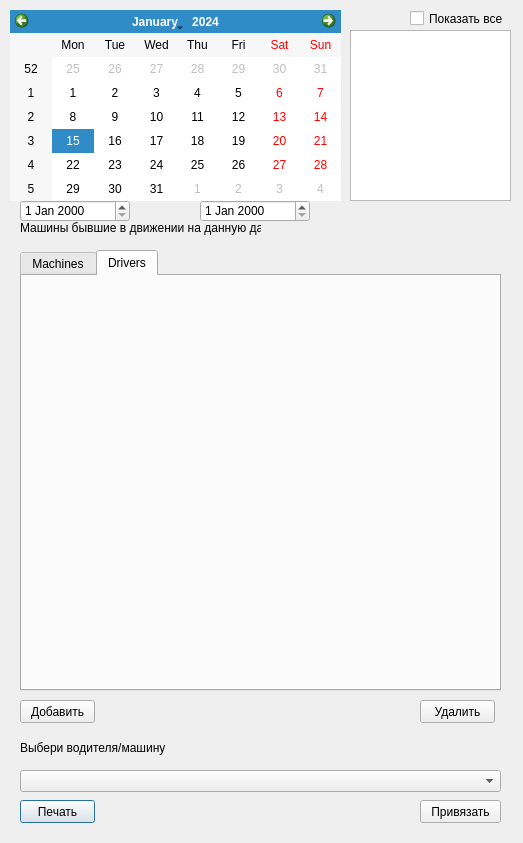
<?xml version="1.0" encoding="UTF-8"?>
<ui version="4.0">
 <class>Dialog</class>
 <widget class="QDialog" name="Dialog">
  <property name="geometry">
   <rect>
    <x>0</x>
    <y>0</y>
    <width>523</width>
    <height>843</height>
   </rect>
  </property>
  <property name="windowTitle">
   <string>Dialog</string>
  </property>
  <widget class="QTabWidget" name="Machines">
   <property name="geometry">
    <rect>
     <x>20</x>
     <y>250</y>
     <width>481</width>
     <height>441</height>
    </rect>
   </property>
   <property name="currentIndex">
    <number>1</number>
   </property>
   <widget class="QWidget" name="tab">
    <attribute name="title">
     <string>Machines</string>
    </attribute>
   </widget>
   <widget class="QWidget" name="tab_2">
    <attribute name="title">
     <string>Drivers</string>
    </attribute>
   </widget>
  </widget>
  <widget class="QCalendarWidget" name="calendarWidget">
   <property name="geometry">
    <rect>
     <x>10</x>
     <y>10</y>
     <width>331</width>
     <height>191</height>
    </rect>
   </property>
  </widget>
  <widget class="QLabel" name="label">
   <property name="geometry">
    <rect>
     <x>20</x>
     <y>220</y>
     <width>241</width>
     <height>16</height>
    </rect>
   </property>
   <property name="text">
    <string>Машины бывшие в движении на данную дату</string>
   </property>
  </widget>
  <widget class="QComboBox" name="comboBox">
   <property name="geometry">
    <rect>
     <x>20</x>
     <y>770</y>
     <width>481</width>
     <height>22</height>
    </rect>
   </property>
  </widget>
  <widget class="QPushButton" name="pushButton">
   <property name="geometry">
    <rect>
     <x>20</x>
     <y>800</y>
     <width>75</width>
     <height>23</height>
    </rect>
   </property>
   <property name="text">
    <string>Печать</string>
   </property>
  </widget>
  <widget class="QPushButton" name="pushButton_2">
   <property name="geometry">
    <rect>
     <x>20</x>
     <y>700</y>
     <width>75</width>
     <height>23</height>
    </rect>
   </property>
   <property name="text">
    <string>Добавить</string>
   </property>
  </widget>
  <widget class="QPushButton" name="pushButton_3">
   <property name="geometry">
    <rect>
     <x>420</x>
     <y>700</y>
     <width>75</width>
     <height>23</height>
    </rect>
   </property>
   <property name="text">
    <string>Удалить</string>
   </property>
  </widget>
  <widget class="QPushButton" name="pushButton_5">
   <property name="geometry">
    <rect>
     <x>420</x>
     <y>800</y>
     <width>81</width>
     <height>23</height>
    </rect>
   </property>
   <property name="text">
    <string>Привязать</string>
   </property>
  </widget>
  <widget class="QLabel" name="label_5">
   <property name="geometry">
    <rect>
     <x>20</x>
     <y>740</y>
     <width>151</width>
     <height>16</height>
    </rect>
   </property>
   <property name="text">
    <string>Выбери водителя/машину</string>
   </property>
  </widget>
  <widget class="QCheckBox" name="checkBox">
   <property name="geometry">
    <rect>
     <x>410</x>
     <y>10</y>
     <width>101</width>
     <height>17</height>
    </rect>
   </property>
   <property name="text">
    <string>Показать все</string>
   </property>
  </widget>
  <widget class="QListView" name="listView">
   <property name="geometry">
    <rect>
     <x>350</x>
     <y>30</y>
     <width>161</width>
     <height>171</height>
    </rect>
   </property>
  </widget>
  <widget class="QDateEdit" name="dateEdit">
   <property name="geometry">
    <rect>
     <x>20</x>
     <y>200</y>
     <width>110</width>
     <height>22</height>
    </rect>
   </property>
  </widget>
  <widget class="QDateEdit" name="dateEdit_2">
   <property name="geometry">
    <rect>
     <x>200</x>
     <y>200</y>
     <width>110</width>
     <height>22</height>
    </rect>
   </property>
  </widget>
 </widget>
 <resources/>
 <connections/>
</ui>
